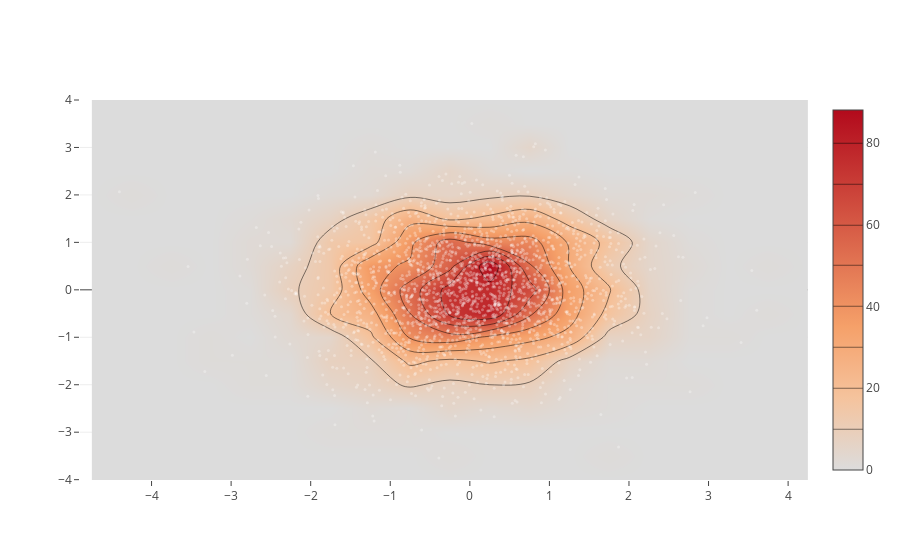

Write notebook code for a chart like this one.
### Code cell
from plotly.offline import download_plotlyjs, init_notebook_mode, plot, iplot
import plotly.graph_objs as go

import numpy as np
init_notebook_mode(connected=True)
x = np.random.randn(2000)
y = np.random.randn(2000)
iplot([go.Histogram2dContour(x=x, y=y, contours=dict(coloring='heatmap')),
       go.Scatter(x=x, y=y, mode='markers', marker=dict(color='white', size=3, opacity=0.3))], show_link=False)

### Figure 1 — Plotly figure (JSON) as saved in the notebook; plotly's stock layout.template omitted (floating-point values rounded to 4 significant figures; data arrays with more than 128 entries replaced by an {"elided": "..."} marker saying what was removed)
{"data": [{"autocontour": true, "contours": {"coloring": "heatmap", "end": 80, "size": 10, "start": 10}, "type": "histogram2dcontour", "uid": "a11ce23e-fd64-46b3-810f-27fc5465444c", "x": {"elided": "2000 float values"}, "y": {"elided": "2000 float values"}}, {"marker": {"color": "white", "opacity": 0.3, "size": 3}, "mode": "markers", "type": "scatter", "uid": "1338996f-44d7-4b22-b82d-75eb89af5e98", "x": {"elided": "2000 float values"}, "y": {"elided": "2000 float values"}}], "layout": {"autosize": true, "xaxis": {"autorange": true, "range": [-4.886, 4.25], "type": "linear"}, "yaxis": {"autorange": true, "range": [-4.035, 4], "type": "linear"}}}
